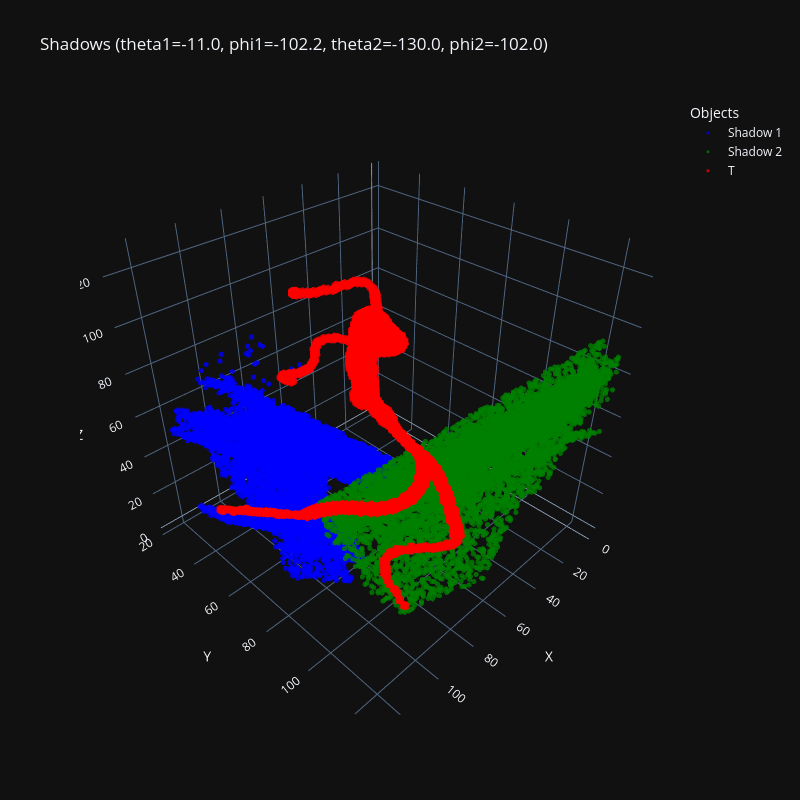

Notebook code for this chart:
### Code cell
import plotly.graph_objects as go
import torch
import numpy as np

def visualize_3d_volumes(shadow1, shadow2, T_trace, title="3D Shadows Reconstruction", sample_points=10000, threshold_factor=0.1):
    # Список для хранения данных трасс (traces)
    traces = []
    
    # Функция для извлечения координат из объёма с фильтрацией по интенсивности
    def get_volume_points(volume, color, name, threshold_factor=threshold_factor):
        # Адаптивный порог: берём threshold_factor * максимальное значение
        volume_max = volume.max()
        if volume_max > 0:
            threshold = threshold_factor * volume_max  # Порог, например, 10% от максимума
        else:
            threshold = 0.01  # Минимальный порог
        nonzero_indices = (volume > threshold).nonzero(as_tuple=False)
        
        if len(nonzero_indices) > 0:
            if len(nonzero_indices) > sample_points:
                indices = torch.randperm(len(nonzero_indices))[:sample_points]
                nonzero_indices = nonzero_indices[indices]
            x_coords = nonzero_indices[:, 0].tolist()
            y_coords = nonzero_indices[:, 1].tolist()
            z_coords = nonzero_indices[:, 2].tolist()
            return go.Scatter3d(
                x=x_coords, y=y_coords, z=z_coords, mode='markers',
                marker=dict(size=3, color=color, opacity=0.8),  # Фиксированный цвет
                name=name
            )
        return None
    
    # Добавляем shadow1 (красный цвет)
    shadow1_trace = get_volume_points(shadow1, 'blue', 'Shadow 1', threshold_factor)
    if shadow1_trace:
        traces.append(shadow1_trace)
    else:
        print("No significant nonzero values in shadow1 to visualize! Max value:", shadow1.max().item())
    
    # Добавляем shadow2 (синий цвет)
    shadow2_trace = get_volume_points(shadow2, 'green', 'Shadow 2', threshold_factor)
    if shadow2_trace:
        traces.append(shadow2_trace)
    else:
        print("No significant nonzero values in shadow2 to visualize! Max value:", shadow2.max().item())
    T_trace = get_volume_points(T, 'red', 'T', threshold_factor)
    if T_trace:
        traces.append(T_trace)
    else:
        print("No significant nonzero values in shadow2 to visualize! Max value:", T_trace.max().item())
    # Если нет данных для отображения
    if not traces:
        print("No significant nonzero values (> threshold) to visualize!")
        return
    
    # Создаём график
    fig = go.Figure(data=traces)
    fig.update_layout(
        title=title,
        scene=dict(
            xaxis_title="X", yaxis_title="Y", zaxis_title="Z",
            aspectmode='cube'
        ),
        width=800, height=800,
        template="plotly_dark",
        legend=dict(title="Objects")
    )
    fig.show()

# Пример использования
theta1, phi1 = sample[2][0].item(), sample[3][0].item()
theta2, phi2 = sample[2][1].item(), sample[3][1].item()
visualize_3d_volumes(backprojection[0], backprojection[1], T,  
                     title=f"Shadows (theta1={theta1:.1f}, phi1={phi1:.1f}, theta2={theta2:.1f}, phi2={phi2:.1f})")

### Figure 1 — Plotly figure (JSON) as saved in the notebook; plotly's stock layout.template omitted (floating-point values rounded to 4 significant figures; data arrays with more than 128 entries replaced by an {"elided": "..."} marker saying what was removed)
{"data": [{"marker": {"color": "blue", "opacity": 0.8, "size": 3}, "mode": "markers", "name": "Shadow 1", "type": "scatter3d", "x": {"elided": "10000 int values"}, "y": {"elided": "10000 int values"}, "z": {"elided": "10000 int values"}}, {"marker": {"color": "green", "opacity": 0.8, "size": 3}, "mode": "markers", "name": "Shadow 2", "type": "scatter3d", "x": {"elided": "10000 int values"}, "y": {"elided": "10000 int values"}, "z": {"elided": "10000 int values"}}, {"marker": {"color": "red", "opacity": 0.8, "size": 3}, "mode": "markers", "name": "T", "type": "scatter3d", "x": {"elided": "8615 int values"}, "y": {"elided": "8615 int values"}, "z": {"elided": "8615 int values"}}], "layout": {"height": 800, "legend": {"title": {"text": "Objects"}}, "scene": {"aspectmode": "cube", "xaxis": {"title": {"text": "X"}}, "yaxis": {"title": {"text": "Y"}}, "zaxis": {"title": {"text": "Z"}}}, "title": {"text": "Shadows (theta1=-11.0, phi1=-102.2, theta2=-130.0, phi2=-102.0)"}, "width": 800}}
